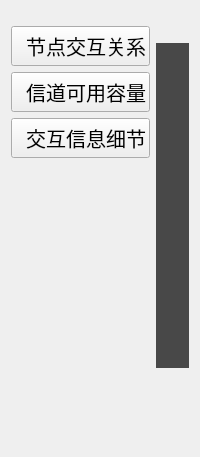
     <widget class="QWidget" name="model_construct">
      <property name="layoutDirection">
       <enum>Qt::LeftToRight</enum>
      </property>
      <attribute name="title">
       <string>信息流拓扑可视化</string>
      </attribute>
      <layout class="QGridLayout" name="gridLayout_3" columnstretch="1,5">
       <item row="0" column="1">
        <layout class="QVBoxLayout" name="verticalLayout_6" stretch="1,10,0">
         <item>
          <spacer name="verticalSpacer_3">
           <property name="orientation">
            <enum>Qt::Vertical</enum>
           </property>
           <property name="sizeHint" stdset="0">
            <size>
             <width>20</width>
             <height>78</height>
            </size>
           </property>
          </spacer>
         </item>
         <item>
          <widget class="QLabel" name="topo_visual">
           <property name="styleSheet">
            <string notr="true">background-color: rgb(72, 72, 72);</string>
           </property>
           <property name="text">
            <string/>
           </property>
          </widget>
         </item>
         <item>
          <spacer name="verticalSpacer_7">
           <property name="orientation">
            <enum>Qt::Vertical</enum>
           </property>
           <property name="sizeHint" stdset="0">
            <size>
             <width>20</width>
             <height>78</height>
            </size>
           </property>
          </spacer>
         </item>
        </layout>
       </item>
       <item row="0" column="0">
        <layout class="QVBoxLayout" name="verticalLayout_5" stretch="1,3,7">
         <item>
          <spacer name="verticalSpacer">
           <property name="orientation">
            <enum>Qt::Vertical</enum>
           </property>
           <property name="sizeType">
            <enum>QSizePolicy::Fixed</enum>
           </property>
           <property name="sizeHint" stdset="0">
            <size>
             <width>20</width>
             <height>15</height>
            </size>
           </property>
          </spacer>
         </item>
         <item>
          <layout class="QVBoxLayout" name="verticalLayout_3">
           <property name="sizeConstraint">
            <enum>QLayout::SetFixedSize</enum>
           </property>
           <item>
            <widget class="QPushButton" name="Pinforma_inter">
             <property name="sizePolicy">
              <sizepolicy hsizetype="Minimum" vsizetype="Fixed">
               <horstretch>0</horstretch>
               <verstretch>0</verstretch>
              </sizepolicy>
             </property>
             <property name="minimumSize">
              <size>
               <width>0</width>
               <height>40</height>
              </size>
             </property>
             <property name="maximumSize">
              <size>
               <width>200</width>
               <height>16777215</height>
              </size>
             </property>
             <property name="font">
              <font>
               <pointsize>15</pointsize>
              </font>
             </property>
             <property name="text">
              <string>  节点交互关系</string>
             </property>
             <property name="icon">
              <iconset resource="../file.qrc">
               <normaloff>:/png/rc/button/1 (17).png</normaloff>:/png/rc/button/1 (17).png</iconset>
             </property>
             <property name="checkable">
              <bool>true</bool>
             </property>
             <property name="autoExclusive">
              <bool>true</bool>
             </property>
            </widget>
           </item>
           <item>
            <widget class="QPushButton" name="Pchannel_capcity">
             <property name="minimumSize">
              <size>
               <width>0</width>
               <height>40</height>
              </size>
             </property>
             <property name="maximumSize">
              <size>
               <width>200</width>
               <height>16777215</height>
              </size>
             </property>
             <property name="font">
              <font>
               <pointsize>15</pointsize>
              </font>
             </property>
             <property name="text">
              <string>  信道可用容量</string>
             </property>
             <property name="icon">
              <iconset resource="../file.qrc">
               <normaloff>:/png/rc/button/1 (1).png</normaloff>:/png/rc/button/1 (1).png</iconset>
             </property>
             <property name="checkable">
              <bool>true</bool>
             </property>
             <property name="autoExclusive">
              <bool>true</bool>
             </property>
            </widget>
           </item>
           <item>
            <widget class="QPushButton" name="total_informa">
             <property name="minimumSize">
              <size>
               <width>0</width>
               <height>40</height>
              </size>
             </property>
             <property name="maximumSize">
              <size>
               <width>200</width>
               <height>16777215</height>
              </size>
             </property>
             <property name="font">
              <font>
               <pointsize>15</pointsize>
              </font>
             </property>
             <property name="text">
              <string>  交互信息细节</string>
             </property>
             <property name="icon">
              <iconset resource="../file.qrc">
               <normaloff>:/png/rc/button/1 (2).png</normaloff>:/png/rc/button/1 (2).png</iconset>
             </property>
             <property name="checkable">
              <bool>true</bool>
             </property>
             <property name="autoExclusive">
              <bool>true</bool>
             </property>
            </widget>
           </item>
          </layout>
         </item>
         <item>
          <spacer name="verticalSpacer_2">
           <property name="orientation">
            <enum>Qt::Vertical</enum>
           </property>
           <property name="sizeHint" stdset="0">
            <size>
             <width>20</width>
             <height>288</height>
            </size>
           </property>
          </spacer>
         </item>
        </layout>
       </item>
      </layout>
     </widget>
